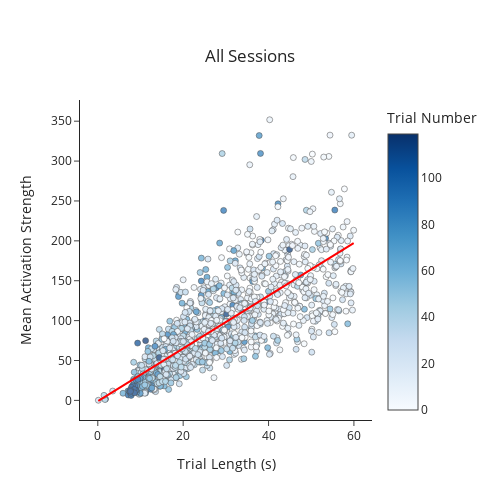

The notebook cell this image was saved under:
### Code cell
## Subset trial_df by trial times less than a minute
trial_len = 60
trial_df_sub = trial_df[trial_df.trial_length < trial_len]
lm_mean_sub = pg.linear_regression(trial_df_sub['trial_length'], trial_df_sub['max'], as_dataframe = False)
fig = pf.custom_graph_template('All Sessions', x_title = 'Trial Length (s)', y_title = 'Mean Activation Strength')
fig.add_trace(go.Scatter(x = trial_df_sub['trial_length'], y = trial_df_sub['max'], mode = 'markers', opacity = 0.7, showlegend = False,
                         marker={'color': trial_df_sub.trial, 'colorscale': 'Blues', 'showscale': True, 'colorbar': {'title': 'Trial Number'}, 'line': {'color': 'black', 'width' : 0.5}}))
fig.add_trace(go.Scatter(x = trial_df_sub['trial_length'], y = lm_mean_sub['pred'], mode = 'lines', line_color = 'red', showlegend = False))
fig.show()

### Figure 1 — Plotly figure (JSON) as saved in the notebook; plotly's stock layout.template omitted (floating-point values rounded to 4 significant figures; data arrays with more than 128 entries replaced by an {"elided": "..."} marker saying what was removed)
{"data": [{"marker": {"color": {"elided": "1283 int values"}, "colorbar": {"title": {"text": "Trial Number"}}, "colorscale": [[0, "rgb(247,251,255)"], [0.125, "rgb(222,235,247)"], [0.25, "rgb(198,219,239)"], [0.375, "rgb(158,202,225)"], [0.5, "rgb(107,174,214)"], [0.625, "rgb(66,146,198)"], [0.75, "rgb(33,113,181)"], [0.875, "rgb(8,81,156)"], [1, "rgb(8,48,107)"]], "line": {"color": "black", "width": 0.5}, "showscale": true}, "mode": "markers", "opacity": 0.7, "showlegend": false, "type": "scatter", "x": {"elided": "1283 float values"}, "y": {"elided": "1283 float values"}}, {"line": {"color": "red"}, "mode": "lines", "showlegend": false, "type": "scatter", "x": {"elided": "1283 float values"}, "y": {"elided": "1283 float values"}}], "layout": {"height": 500, "title": {"text": "All Sessions", "x": 0.5, "xanchor": "center", "y": 0.9, "yanchor": "top"}, "width": 500, "xaxis": {"title": {"text": "Trial Length (s)"}}, "yaxis": {"title": {"text": "Mean Activation Strength"}}}}
